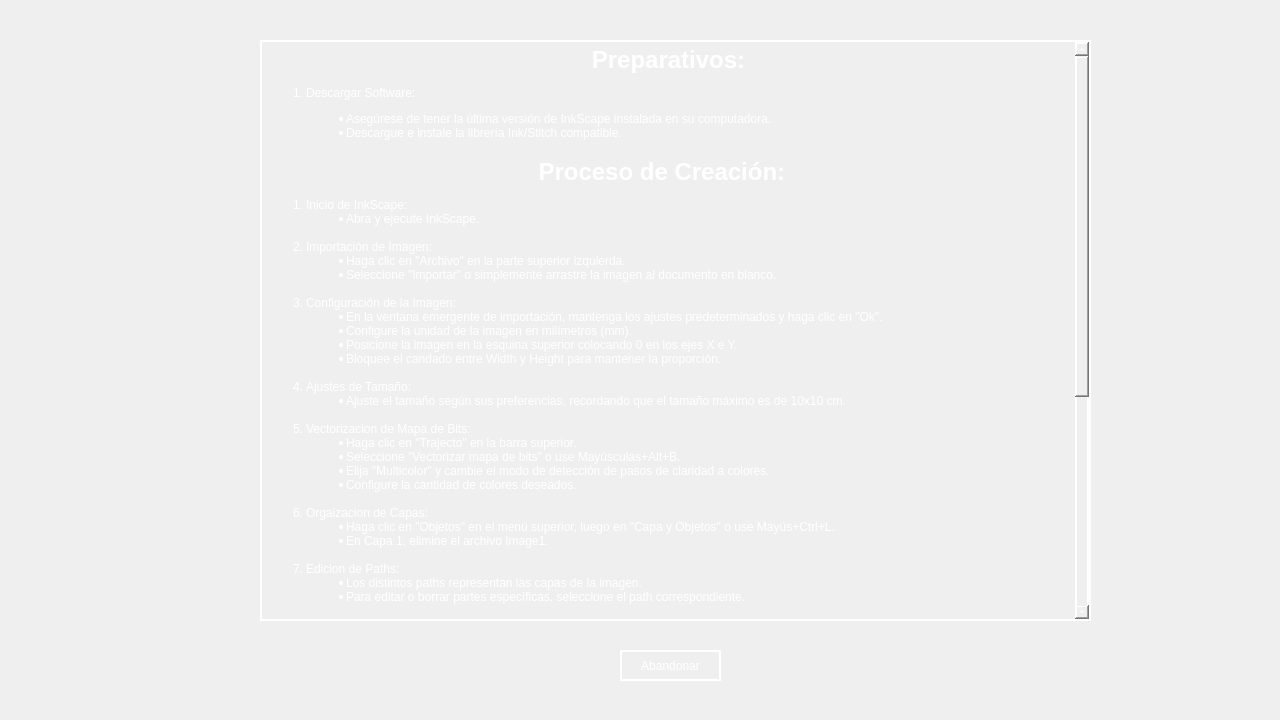
<?xml version="1.0" encoding="UTF-8"?>
<ui version="4.0">
 <class>Instrucciones</class>
 <widget class="QDialog" name="Instrucciones">
  <property name="geometry">
   <rect>
    <x>0</x>
    <y>0</y>
    <width>1280</width>
    <height>720</height>
   </rect>
  </property>
  <property name="windowTitle">
   <string>Dialog</string>
  </property>
  <widget class="QPushButton" name="pushButton">
   <property name="geometry">
    <rect>
     <x>620</x>
     <y>650</y>
     <width>101</width>
     <height>31</height>
    </rect>
   </property>
   <property name="styleSheet">
    <string notr="true">background-color: rgba(0, 0, 0, 0); 
border: 2px solid white; /* Reborde negro */
color: white;</string>
   </property>
   <property name="text">
    <string>Abandonar</string>
   </property>
  </widget>
  <widget class="QTextBrowser" name="textBrowser">
   <property name="geometry">
    <rect>
     <x>260</x>
     <y>40</y>
     <width>831</width>
     <height>581</height>
    </rect>
   </property>
   <property name="styleSheet">
    <string notr="true">background-color: rgba(0, 0, 0, 0); 
border: 2px solid white; /* Reborde negro */
color: white;

</string>
   </property>
   <property name="html">
    <string>&lt;!DOCTYPE HTML PUBLIC &quot;-//W3C//DTD HTML 4.0//EN&quot; &quot;http://www.w3.org/TR/REC-html40/strict.dtd&quot;&gt;
&lt;html&gt;&lt;head&gt;&lt;meta name=&quot;qrichtext&quot; content=&quot;1&quot; /&gt;&lt;meta charset=&quot;utf-8&quot; /&gt;&lt;style type=&quot;text/css&quot;&gt;
p, li { white-space: pre-wrap; }
&lt;/style&gt;&lt;/head&gt;&lt;body style=&quot; font-family:'Segoe UI'; font-size:9pt; font-weight:400; font-style:normal;&quot;&gt;
&lt;p align=&quot;center&quot; style=&quot; margin-top:0px; margin-bottom:0px; margin-left:0px; margin-right:0px; -qt-block-indent:0; text-indent:0px;&quot;&gt;&lt;span style=&quot; font-family:'Arial'; font-size:18pt; font-weight:700;&quot;&gt;Preparativos:&lt;/span&gt;&lt;/p&gt;
&lt;ol style=&quot;margin-top: 0px; margin-bottom: 0px; margin-left: 0px; margin-right: 0px; -qt-list-indent: 1;&quot;&gt;&lt;li style=&quot; margin-top:12px; margin-bottom:12px; margin-left:0px; margin-right:0px; -qt-block-indent:0; text-indent:0px;&quot;&gt;Descargar Software:            
&lt;ul style=&quot;margin-top: 0px; margin-bottom: 0px; margin-left: 0px; margin-right: 0px; -qt-list-indent: 2;&quot;&gt;&lt;li style=&quot; margin-top:0px; margin-bottom:0px; margin-left:0px; margin-right:0px; -qt-block-indent:0; text-indent:0px;&quot;&gt;Asegúrese de tener la última versión de InkScape instalada en su computadora.                &lt;/li&gt;
&lt;li style=&quot; margin-top:0px; margin-bottom:0px; margin-left:0px; margin-right:0px; -qt-block-indent:0; text-indent:0px;&quot;&gt;Descargue e instale la librería Ink/Stitch compatible.                            &lt;/li&gt;&lt;/ul&gt;&lt;/li&gt;&lt;/ol&gt;
&lt;h1 align=&quot;center&quot; style=&quot; margin-top:18px; margin-bottom:12px; margin-left:0px; margin-right:0px; -qt-block-indent:0; text-indent:0px;&quot;&gt;&lt;span style=&quot; font-family:'Arial'; font-size:16pt; font-weight:700;&quot;&gt;Proceso de Creación:  &lt;/span&gt;&lt;/h1&gt;
&lt;ol style=&quot;margin-top: 0px; margin-bottom: 0px; margin-left: 0px; margin-right: 0px; -qt-list-indent: 1;&quot;&gt;&lt;li style=&quot; margin-top:12px; margin-bottom:0px; margin-left:0px; margin-right:0px; -qt-block-indent:0; text-indent:0px;&quot;&gt;Inicio de InkScape:            
&lt;ul style=&quot;margin-top: 0px; margin-bottom: 0px; margin-left: 0px; margin-right: 0px; -qt-list-indent: 2;&quot;&gt;&lt;li style=&quot; margin-top:0px; margin-bottom:0px; margin-left:0px; margin-right:0px; -qt-block-indent:0; text-indent:0px;&quot;&gt;Abra y ejecute InkScape.      &lt;/li&gt;&lt;/ul&gt;&lt;/li&gt;
&lt;p style=&quot; margin-top:0px; margin-bottom:0px; margin-left:0px; margin-right:0px; -qt-block-indent:0; text-indent:0px;&quot;&gt;                      &lt;/p&gt;
&lt;li style=&quot; margin-top:0px; margin-bottom:0px; margin-left:0px; margin-right:0px; -qt-block-indent:0; text-indent:0px;&quot;&gt;Importación de Imagen:
&lt;ul style=&quot;margin-top: 0px; margin-bottom: 0px; margin-left: 0px; margin-right: 0px; -qt-list-indent: 2;&quot;&gt;&lt;li style=&quot; margin-top:0px; margin-bottom:0px; margin-left:0px; margin-right:0px; -qt-block-indent:0; text-indent:0px;&quot;&gt;Haga clic en &amp;quot;Archivo&amp;quot; en la parte superior izquierda.                &lt;/li&gt;
&lt;li style=&quot; margin-top:0px; margin-bottom:0px; margin-left:0px; margin-right:0px; -qt-block-indent:0; text-indent:0px;&quot;&gt;Seleccione &amp;quot;Importar&amp;quot; o simplemente arrastre la imagen al documento en blanco.    &lt;/li&gt;&lt;/ul&gt;&lt;/li&gt;
&lt;p style=&quot; margin-top:0px; margin-bottom:0px; margin-left:0px; margin-right:0px; -qt-block-indent:1; text-indent:0px;&quot;&gt;                 &lt;/p&gt;
&lt;li style=&quot; margin-top:0px; margin-bottom:0px; margin-left:0px; margin-right:0px; -qt-block-indent:0; text-indent:0px;&quot;&gt;Configuración de la Imagen:
&lt;ul style=&quot;margin-top: 0px; margin-bottom: 0px; margin-left: 0px; margin-right: 0px; -qt-list-indent: 2;&quot;&gt;&lt;li style=&quot; margin-top:0px; margin-bottom:0px; margin-left:0px; margin-right:0px; -qt-block-indent:0; text-indent:0px;&quot;&gt;En la ventana emergente de importación, mantenga los ajustes predeterminados y haga clic en &amp;quot;Ok&amp;quot;.                &lt;/li&gt;
&lt;li style=&quot; margin-top:0px; margin-bottom:0px; margin-left:0px; margin-right:0px; -qt-block-indent:0; text-indent:0px;&quot;&gt;Configure la unidad de la imagen en milímetros (mm).                &lt;/li&gt;
&lt;li style=&quot; margin-top:0px; margin-bottom:0px; margin-left:0px; margin-right:0px; -qt-block-indent:0; text-indent:0px;&quot;&gt;Posicione la imagen en la esquina superior colocando 0 en los ejes X e Y.                &lt;/li&gt;
&lt;li style=&quot; margin-top:0px; margin-bottom:0px; margin-left:0px; margin-right:0px; -qt-block-indent:0; text-indent:0px;&quot;&gt;Bloquee el candado entre Width y Height para mantener la proporción.         &lt;/li&gt;&lt;/ul&gt;&lt;/li&gt;
&lt;p style=&quot;-qt-paragraph-type:empty; margin-top:0px; margin-bottom:0px; margin-left:0px; margin-right:0px; -qt-block-indent:0; text-indent:0px;&quot;&gt;&lt;br /&gt;&lt;/p&gt;
&lt;li style=&quot; margin-top:0px; margin-bottom:0px; margin-left:0px; margin-right:0px; -qt-block-indent:0; text-indent:0px;&quot;&gt;Ajustes de Tamaño:
&lt;ul style=&quot;margin-top: 0px; margin-bottom: 0px; margin-left: 0px; margin-right: 0px; -qt-list-indent: 2;&quot;&gt;&lt;li style=&quot; margin-top:0px; margin-bottom:0px; margin-left:0px; margin-right:0px; -qt-block-indent:0; text-indent:0px;&quot;&gt;Ajuste el tamaño según sus preferencias, recordando que el tamaño máximo es de 10x10 cm.&lt;/li&gt;&lt;/ul&gt;&lt;/li&gt;
&lt;p style=&quot;-qt-paragraph-type:empty; margin-top:0px; margin-bottom:0px; margin-left:0px; margin-right:0px; -qt-block-indent:1; text-indent:0px;&quot;&gt;&lt;br /&gt;&lt;/p&gt;
&lt;li style=&quot; margin-top:0px; margin-bottom:0px; margin-left:0px; margin-right:0px; -qt-block-indent:0; text-indent:0px;&quot;&gt;Vectorizacion de Mapa de Bits:
&lt;ul style=&quot;margin-top: 0px; margin-bottom: 0px; margin-left: 0px; margin-right: 0px; -qt-list-indent: 2;&quot;&gt;&lt;li style=&quot; margin-top:0px; margin-bottom:0px; margin-left:0px; margin-right:0px; -qt-block-indent:0; text-indent:0px;&quot;&gt;Haga clic en &amp;quot;Trajecto&amp;quot; en la barra superior.&lt;/li&gt;
&lt;li style=&quot; margin-top:0px; margin-bottom:0px; margin-left:0px; margin-right:0px; -qt-block-indent:0; text-indent:0px;&quot;&gt;Seleccione &amp;quot;Vectorizar mapa de bits&amp;quot; o use Mayúsculas+Alt+B.&lt;/li&gt;
&lt;li style=&quot; margin-top:0px; margin-bottom:0px; margin-left:0px; margin-right:0px; -qt-block-indent:0; text-indent:0px;&quot;&gt;Elija &amp;quot;Multicolor&amp;quot; y cambie el modo de detección de pasos de claridad a colores.&lt;/li&gt;
&lt;li style=&quot; margin-top:0px; margin-bottom:0px; margin-left:0px; margin-right:0px; -qt-block-indent:0; text-indent:0px;&quot;&gt;Configure la cantidad de colores deseados.&lt;/li&gt;&lt;/ul&gt;&lt;/li&gt;
&lt;p style=&quot;-qt-paragraph-type:empty; margin-top:0px; margin-bottom:0px; margin-left:0px; margin-right:0px; -qt-block-indent:0; text-indent:0px;&quot;&gt;&lt;br /&gt;&lt;/p&gt;
&lt;li style=&quot; margin-top:0px; margin-bottom:0px; margin-left:0px; margin-right:0px; -qt-block-indent:0; text-indent:0px;&quot;&gt;Orgaizacion de Capas:
&lt;ul style=&quot;margin-top: 0px; margin-bottom: 0px; margin-left: 0px; margin-right: 0px; -qt-list-indent: 2;&quot;&gt;&lt;li style=&quot; margin-top:0px; margin-bottom:0px; margin-left:0px; margin-right:0px; -qt-block-indent:0; text-indent:0px;&quot;&gt;Haga clic en &amp;quot;Objetos&amp;quot; en el menú superior, luego en &amp;quot;Capa y Objetos&amp;quot; o use Mayús+Ctrl+L.&lt;/li&gt;
&lt;li style=&quot; margin-top:0px; margin-bottom:0px; margin-left:0px; margin-right:0px; -qt-block-indent:0; text-indent:0px;&quot;&gt;En Capa 1, elimine el archivo Image1.&lt;/li&gt;&lt;/ul&gt;&lt;/li&gt;
&lt;p style=&quot;-qt-paragraph-type:empty; margin-top:0px; margin-bottom:0px; margin-left:0px; margin-right:0px; -qt-block-indent:0; text-indent:0px;&quot;&gt;&lt;br /&gt;&lt;/p&gt;
&lt;li style=&quot; margin-top:0px; margin-bottom:0px; margin-left:0px; margin-right:0px; -qt-block-indent:0; text-indent:0px;&quot;&gt;Edicion de Paths:
&lt;ul style=&quot;margin-top: 0px; margin-bottom: 0px; margin-left: 0px; margin-right: 0px; -qt-list-indent: 2;&quot;&gt;&lt;li style=&quot; margin-top:0px; margin-bottom:0px; margin-left:0px; margin-right:0px; -qt-block-indent:0; text-indent:0px;&quot;&gt;Los distintos paths representan las capas de la imagen.&lt;/li&gt;
&lt;li style=&quot; margin-top:0px; margin-bottom:0px; margin-left:0px; margin-right:0px; -qt-block-indent:0; text-indent:0px;&quot;&gt;Para editar o borrar partes específicas, seleccione el path correspondiente.                           &lt;/li&gt;&lt;/ul&gt;&lt;/li&gt;&lt;/ol&gt;
&lt;h1 align=&quot;center&quot; style=&quot; margin-top:18px; margin-bottom:12px; margin-left:0px; margin-right:0px; -qt-block-indent:0; text-indent:0px;&quot;&gt;&lt;span style=&quot; font-family:'Arial'; font-size:16pt; font-weight:700;&quot;&gt;Vista Previa y Exportación:    &lt;/span&gt;&lt;/h1&gt;
&lt;ol style=&quot;margin-top: 0px; margin-bottom: 0px; margin-left: 0px; margin-right: 0px; -qt-list-indent: 1;&quot;&gt;&lt;li style=&quot; margin-top:12px; margin-bottom:12px; margin-left:0px; margin-right:0px; -qt-block-indent:0; text-indent:0px;&quot;&gt;Vista Previa del Bordado:            
&lt;ul style=&quot;margin-top: 0px; margin-bottom: 0px; margin-left: 0px; margin-right: 0px; -qt-list-indent: 2;&quot;&gt;&lt;li style=&quot; margin-top:0px; margin-bottom:0px; margin-left:0px; margin-right:0px; -qt-block-indent:0; text-indent:0px;&quot;&gt;Vaya a &amp;quot;Extensiones&amp;quot; &amp;gt; &amp;quot;Ink/Stitch&amp;quot; &amp;gt; &amp;quot;Parametros&amp;quot;.&lt;/li&gt;
&lt;li style=&quot; margin-top:0px; margin-bottom:0px; margin-left:0px; margin-right:0px; -qt-block-indent:0; text-indent:0px;&quot;&gt;Modifique los siguientes valores:&lt;/li&gt;&lt;/ul&gt;&lt;/li&gt;&lt;/ol&gt;
&lt;p style=&quot; margin-top:0px; margin-bottom:0px; margin-left:0px; margin-right:0px; -qt-block-indent:2; text-indent:0px;&quot;&gt;&amp;quot;Fill method&amp;quot;: countour fill&lt;/p&gt;
&lt;p style=&quot; margin-top:0px; margin-bottom:0px; margin-left:0px; margin-right:0px; -qt-block-indent:2; text-indent:0px;&quot;&gt;&amp;quot;Spacing between rows&amp;quot; : 0.3&lt;/p&gt;
&lt;p style=&quot; margin-top:0px; margin-bottom:0px; margin-left:0px; margin-right:0px; -qt-block-indent:2; text-indent:0px;&quot;&gt;&amp;quot;End row spacing&amp;quot; : 0.3&lt;/p&gt;
&lt;ul style=&quot;margin-top: 0px; margin-bottom: 0px; margin-left: 0px; margin-right: 0px; -qt-list-indent: 2;&quot;&gt;&lt;li style=&quot; margin-top:0px; margin-bottom:0px; margin-left:0px; margin-right:0px; -qt-block-indent:0; text-indent:0px;&quot;&gt;Allí verá una vista previa del bordado modifique otros valores si lo considera necesario &lt;/li&gt;&lt;/ul&gt;
&lt;p style=&quot; margin-top:0px; margin-bottom:0px; margin-left:0px; margin-right:0px; -qt-block-indent:2; text-indent:0px;&quot;&gt;                            &lt;/p&gt;
&lt;h1 align=&quot;center&quot; style=&quot; margin-top:18px; margin-bottom:12px; margin-left:0px; margin-right:0px; -qt-block-indent:0; text-indent:0px;&quot;&gt;&lt;span style=&quot; font-family:'Arial'; font-size:16pt; font-weight:700;&quot;&gt;Guardado y Preparación para Bordado:   &lt;/span&gt;&lt;/h1&gt;
&lt;ol style=&quot;margin-top: 0px; margin-bottom: 0px; margin-left: 0px; margin-right: 0px; -qt-list-indent: 1;&quot;&gt;&lt;li style=&quot; margin-top:12px; margin-bottom:0px; margin-left:0px; margin-right:0px; -qt-block-indent:0; text-indent:0px;&quot;&gt;Guardar y Exportar:           
&lt;ul style=&quot;margin-top: 0px; margin-bottom: 0px; margin-left: 0px; margin-right: 0px; -qt-list-indent: 2;&quot;&gt;&lt;li style=&quot; margin-top:0px; margin-bottom:0px; margin-left:0px; margin-right:0px; -qt-block-indent:0; text-indent:0px;&quot;&gt;Haga clic en &amp;quot;Archivo&amp;quot; &amp;gt; &amp;quot;Guardar Como&amp;quot; o use Mayús+Ctrl+S.                &lt;/li&gt;
&lt;li style=&quot; margin-top:0px; margin-bottom:0px; margin-left:0px; margin-right:0px; -qt-block-indent:0; text-indent:0px;&quot;&gt;Asigne un nombre y cambie el formato a .csv.                            &lt;/li&gt;&lt;/ul&gt;&lt;/li&gt;
&lt;li style=&quot; margin-top:0px; margin-bottom:12px; margin-left:0px; margin-right:0px; -qt-block-indent:0; text-indent:0px;&quot;&gt;Preparación para la Máquina:            
&lt;ul style=&quot;margin-top: 0px; margin-bottom: 0px; margin-left: 0px; margin-right: 0px; -qt-list-indent: 2;&quot;&gt;&lt;li style=&quot; margin-top:0px; margin-bottom:0px; margin-left:0px; margin-right:0px; -qt-block-indent:0; text-indent:0px;&quot;&gt;Cree una carpeta que contenga la imagen original y el archivo .csv.                &lt;/li&gt;
&lt;li style=&quot; margin-top:0px; margin-bottom:0px; margin-left:0px; margin-right:0px; -qt-block-indent:0; text-indent:0px;&quot;&gt;Suba la carpeta presionando el botón &amp;quot;Subir Carpeta&amp;quot; en qt.                            &lt;/li&gt;&lt;/ul&gt;&lt;/li&gt;&lt;/ol&gt;
&lt;p style=&quot;-qt-paragraph-type:empty; margin-top:12px; margin-bottom:12px; margin-left:0px; margin-right:0px; -qt-block-indent:0; text-indent:0px;&quot;&gt;&lt;br /&gt;&lt;/p&gt;&lt;/body&gt;&lt;/html&gt;</string>
   </property>
  </widget>
  <widget class="QLabel" name="label">
   <property name="geometry">
    <rect>
     <x>0</x>
     <y>0</y>
     <width>1280</width>
     <height>720</height>
    </rect>
   </property>
   <property name="text">
    <string/>
   </property>
  </widget>
  <zorder>label</zorder>
  <zorder>pushButton</zorder>
  <zorder>textBrowser</zorder>
 </widget>
 <resources/>
 <connections/>
</ui>
